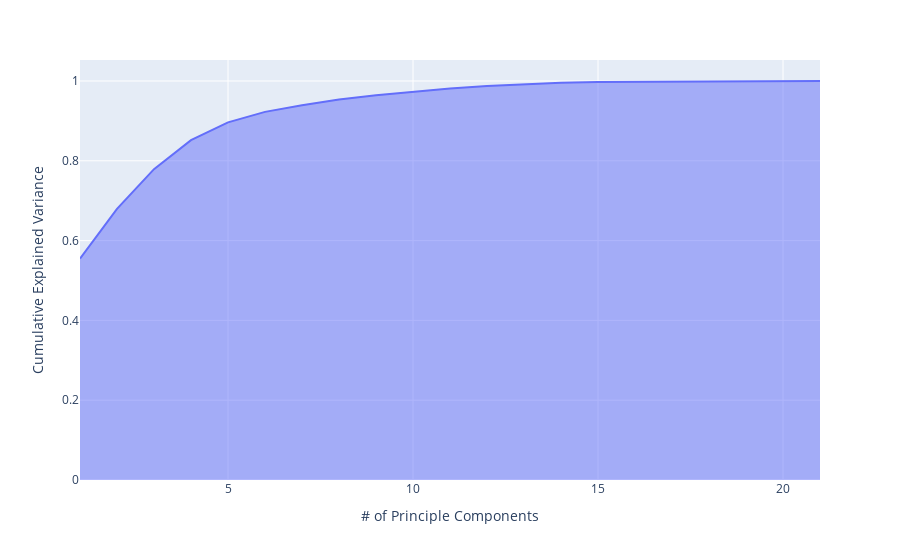

Here is the notebook cell this chart was saved with:
### Code cell
exp_var_cumul = np.cumsum(pca.explained_variance_ratio_)

px.area(
    x=range(1, exp_var_cumul.shape[0] + 1),
    y=exp_var_cumul,
    labels={"x": "# of Principle Components", "y": "Cumulative Explained Variance"})

### Figure 1 — Plotly figure (JSON) as saved in the notebook; plotly's stock layout.template omitted (floating-point values rounded to 4 significant figures)
{"data": [{"hovertemplate": "# of Principle Components=%{x}<br>Cumulative Explained Variance=%{y}<extra></extra>", "legendgroup": "", "line": {"color": "#636efa"}, "marker": {"symbol": "circle"}, "mode": "lines", "name": "", "orientation": "v", "showlegend": false, "stackgroup": "1", "type": "scatter", "x": [1, 2, 3, 4, 5, 6, 7, 8, 9, 10, 11, 12, 13, 14, 15, 16, 17, 18, 19, 20, 21], "xaxis": "x", "y": [0.5549, 0.6795, 0.7791, 0.8518, 0.8962, 0.9226, 0.9394, 0.9539, 0.9646, 0.9734, 0.9815, 0.9874, 0.9923, 0.9958, 0.9974, 0.9981, 0.9987, 0.9993, 0.9997, 1.0, 1.0], "yaxis": "y"}], "layout": {"legend": {"tracegroupgap": 0}, "margin": {"t": 60}, "xaxis": {"anchor": "y", "domain": [0, 1], "title": {"text": "# of Principle Components"}}, "yaxis": {"anchor": "x", "domain": [0, 1], "title": {"text": "Cumulative Explained Variance"}}}}
